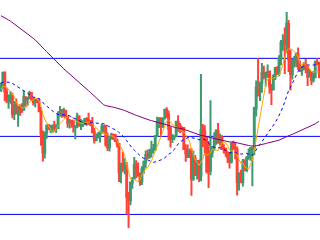

The notebook cell saved with this chart:
### Code cell
x = 104
analysis(df.iloc[x:x+168], 'tail.png', 224, 224)

### Figure 1 — Plotly figure (JSON) as saved in the notebook; plotly's stock layout.template omitted (floating-point values rounded to 4 significant figures; data arrays with more than 128 entries replaced by an {"elided": "..."} marker saying what was removed)
{"data": [{"close": {"elided": "168 float values"}, "high": {"elided": "168 float values"}, "low": {"elided": "168 float values"}, "name": "DOGE/USD", "open": {"elided": "168 float values"}, "type": "candlestick", "x": {"elided": "168 str values"}}, {"line": {"color": "orange", "width": 1}, "name": "M1", "type": "scatter", "x": {"elided": "168 str values"}, "y": {"elided": "168 float values"}}, {"line": {"color": "blue", "dash": "dot", "width": 1}, "name": "M2", "type": "scatter", "x": {"elided": "168 str values"}, "y": {"elided": "168 float values"}}, {"line": {"color": "purple", "width": 1}, "name": "M3", "type": "scatter", "x": {"elided": "168 str values"}, "y": {"elided": "168 float values"}}, {"marker": {"color": "lime", "size": 11, "symbol": "triangle-up"}, "mode": "markers", "name": "Buy Signal", "type": "scatter", "x": [], "y": []}, {"marker": {"color": "blue", "size": 11, "symbol": "triangle-down"}, "mode": "markers", "name": "Sell Signal", "type": "scatter", "x": [], "y": []}], "layout": {"height": 224, "hovermode": "x unified", "legend": {"orientation": "h", "x": 1, "xanchor": "right", "y": 1.02, "yanchor": "bottom"}, "margin": {"b": 0, "l": 0, "r": 0, "t": 0}, "paper_bgcolor": "white", "plot_bgcolor": "white", "showlegend": false, "width": 224, "xaxis": {"rangeslider": {"visible": false}, "showticklabels": false}, "yaxis": {"gridcolor": "blue", "showgrid": true, "showticklabels": false, "side": "left"}}}
